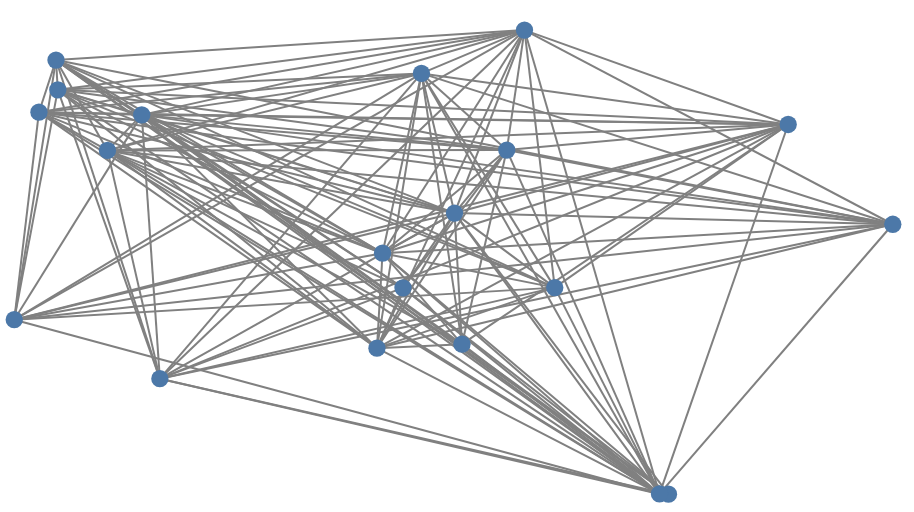

Write notebook code for a chart like this one.
### Code cell
# calculate layout positions, for example using Graphviz's 'twopi' algorithm, calculated via networkx's API.  
pos = nx.random_layout(G)


# Step 2: Convert graph data from NetworkX's format to the pandas DataFrames expected by Altair

pos_df = pd.DataFrame.from_records(dict(node_id=k, x=x, y=y) for k,(x,y) in pos.items())
node_df = pd.DataFrame.from_records(dict(data, **{'node_id': n}) for n,data in G.nodes.data())
edge_data = ((dict(d, **{'edge_id':i, 'end':'source', 'node_id':s}),
              dict(d, **{'edge_id':i, 'end':'target', 'node_id':t}))
             for i,(s,t,d) in enumerate(G.edges.data()))
edge_df = pd.DataFrame.from_records(chain.from_iterable(edge_data))


# Step 3:  Use Altair to encode the graph data as marks in a visualization
x,y = alt.X('x:Q', axis=None), alt.Y('y:Q', axis=None)
# use a lookup to tie position data to the other graph data
select_repo = alt.selection_single(
     # Display the topic keyword on mouseover (assuming we grouped by topic)
     on="mouseover", nearest=True, fields=["name"], empty="none"
 )

node_position_lookup = {
    'lookup': 'node_id', 
    'from_': alt.LookupData(data=pos_df, key='node_id', fields=['x', 'y'])
}
nodes = (
    alt.Chart(node_df)
    .mark_circle(size=300, opacity=1)
    .encode(x=x, y=y, color=alt.Color('rank:N', legend=None))
    .transform_lookup(**node_position_lookup)
    .add_selection(select_repo)
)
edges = (
    alt.Chart(edge_df)
    .mark_line(color='gray')
    .encode(x=x, y=y, detail='edge_id:N')  # `detail` gives one line per edge
    .transform_lookup(**node_position_lookup)
)
chart = (
    (edges+nodes)
    .properties(width=900, height=500,)
    .configure_view(strokeWidth=0)
)
chart

### Figure 1 — Vega-Lite specification as saved in the notebook (floating-point values rounded to 4 significant figures; data arrays with more than 128 entries replaced by an {"elided": "..."} marker saying what was removed)
{"config": {"view": {"continuousWidth": 400, "continuousHeight": 300, "strokeWidth": 0}}, "layer": [{"data": {"name": "data-2c77cb655bb13ec72d49ed58375971ac"}, "mark": {"type": "line", "color": "gray"}, "encoding": {"detail": {"field": "edge_id", "type": "nominal"}, "x": {"axis": null, "field": "x", "type": "quantitative"}, "y": {"axis": null, "field": "y", "type": "quantitative"}}, "transform": [{"lookup": "node_id", "from": {"data": {"name": "data-ba6f4b4ed60a2c24c3849fcd30251bbf"}, "key": "node_id", "fields": ["x", "y"]}}]}, {"data": {"name": "data-57c35c7495ece9e13b4823c3ac689215"}, "mark": {"type": "circle", "opacity": 1, "size": 300}, "encoding": {"color": {"field": "rank", "legend": null, "type": "nominal"}, "x": {"axis": null, "field": "x", "type": "quantitative"}, "y": {"axis": null, "field": "y", "type": "quantitative"}}, "selection": {"selector047": {"type": "single", "on": "mouseover", "nearest": true, "fields": ["name"], "empty": "none"}}, "transform": [{"lookup": "node_id", "from": {"data": {"name": "data-ba6f4b4ed60a2c24c3849fcd30251bbf"}, "key": "node_id", "fields": ["x", "y"]}}]}], "height": 500, "width": 900, "$schema": "https://vega.github.io/schema/vega-lite/v4.17.0.json", "datasets": {"data-2c77cb655bb13ec72d49ed58375971ac": {"elided": "320 records"}, "data-ba6f4b4ed60a2c24c3849fcd30251bbf": [{"node_id": "flask", "x": 0.4389, "y": 0.3927}, {"node_id": "react", "x": 0.05334, "y": 0.8027}, {"node_id": "window", "x": 0.006936, "y": 0.3354}, {"node_id": "java", "x": 0.4594, "y": 0.7787}, {"node_id": "maco", "x": 0.6075, "y": 0.3931}, {"node_id": "googl", "x": 0.4162, "y": 0.455}, {"node_id": "c", "x": 0.8669, "y": 0.6867}, {"node_id": "bootstrap", "x": 0.7338, "y": 0.02127}, {"node_id": "io", "x": 0.05534, "y": 0.7491}, {"node_id": "json", "x": 0.1687, "y": 0.2292}, {"node_id": "algorithm", "x": 0.5044, "y": 0.2913}, {"node_id": "azur", "x": 0.03438, "y": 0.7089}, {"node_id": "hacktoberfest", "x": 0.4962, "y": 0.5272}, {"node_id": "aw", "x": 0.9831, "y": 0.5071}, {"node_id": "javascript", "x": 0.1486, "y": 0.704}, {"node_id": "android", "x": 0.5739, "y": 0.8567}, {"node_id": "machin", "x": 0.4099, "y": 0.2841}, {"node_id": "deep", "x": 0.5542, "y": 0.6407}, {"node_id": "data", "x": 0.1105, "y": 0.6401}, {"node_id": "python", "x": 0.7239, "y": 0.02176}], "data-57c35c7495ece9e13b4823c3ac689215": [{"name": "flask", "node_id": "flask"}, {"name": "react", "node_id": "react"}, {"name": "window", "node_id": "window"}, {"name": "java", "node_id": "java"}, {"name": "maco", "node_id": "maco"}, {"name": "googl", "node_id": "googl"}, {"name": "c", "node_id": "c"}, {"name": "bootstrap", "node_id": "bootstrap"}, {"name": "io", "node_id": "io"}, {"name": "json", "node_id": "json"}, {"name": "algorithm", "node_id": "algorithm"}, {"name": "azur", "node_id": "azur"}, {"name": "hacktoberfest", "node_id": "hacktoberfest"}, {"name": "aw", "node_id": "aw"}, {"name": "javascript", "node_id": "javascript"}, {"name": "android", "node_id": "android"}, {"name": "machin", "node_id": "machin"}, {"name": "deep", "node_id": "deep"}, {"name": "data", "node_id": "data"}, {"name": "python", "node_id": "python"}]}}
